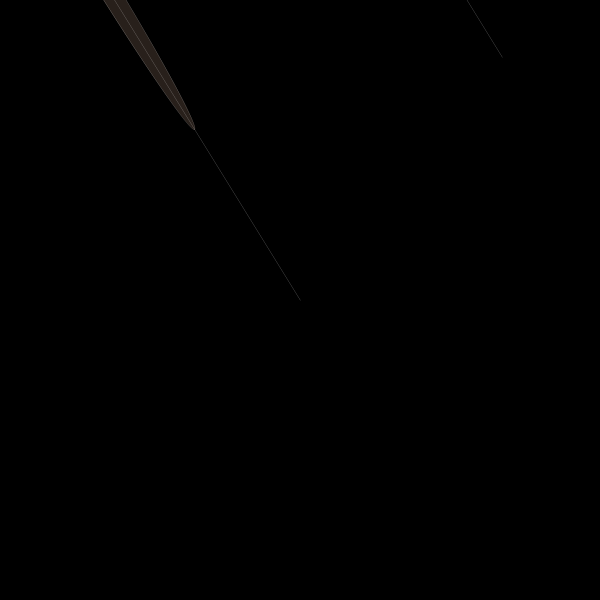
Frame 1 (no input)
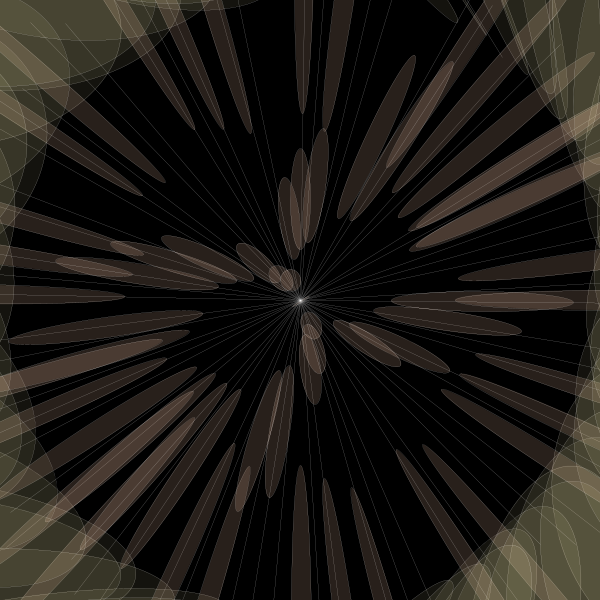
Frame 60 (the mouse pressed at the canvas centre just before this capture)
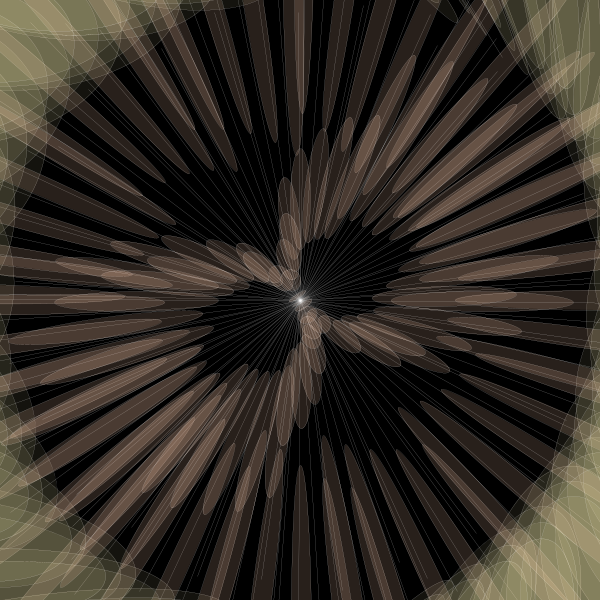
Frame 120 (the mouse held since frame 60 and released just before this capture)

The Processing sketch that drew these frames (run headless with seeded random() and noise(); from frame 60 on, the mouse is pressed at the canvas centre):

// Processing sketch: processing_112092
// ── processing_112092.pde

float x, y;
float angle = 0;
float r = 400;
float diff = 1; 

color col = color(255,207,175,40);

void setup() {

  size(600, 600);
  background(0);

}

void draw() {

  fill(col); 

  x = r * cos(angle); 
  y = r * sin(angle);

  strokeWeight(0.1);  
  stroke(255);   
 

 
  translate(width/2, height/2); 
  rotate(r);  

  ellipse(x, 0, x, 20);

  fill(255,247,175,20);
  ellipse(300,300, x,y);

  line( 0, 0, x, y);

  angle = angle +0.5;
  r = r - diff;

  if ( r == 0 || r == 400) { 
    diff =  diff * -1;
  }
}
